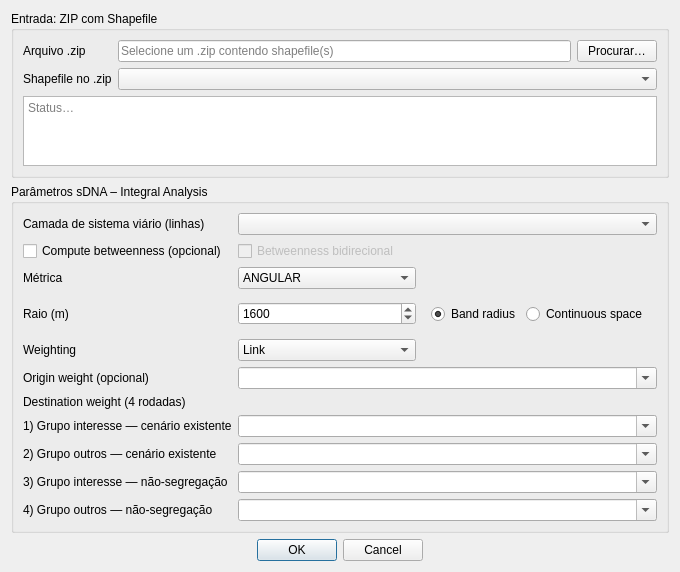
<ui version="4.0">
 <class>ChasmDialogBase</class>
 <widget class="QDialog" name="ChasmDialogBase">
  <property name="geometry">
   <rect>
    <x>0</x><y>0</y><width>680</width><height>560</height>
   </rect>
  </property>
  <property name="windowTitle">
   <string>Chasm Calculator</string>
  </property>

  <layout class="QVBoxLayout" name="verticalLayout">

   <!-- ===== Bloco ZIP ===== -->
   <item>
    <widget class="QGroupBox" name="grpZip">
     <property name="title"><string>Entrada: ZIP com Shapefile</string></property>
     <layout class="QGridLayout" name="gridZip">
      <item row="0" column="0">
       <widget class="QLabel" name="lblZip">
        <property name="text"><string>Arquivo .zip</string></property>
       </widget>
      </item>
      <item row="0" column="1">
       <widget class="QLineEdit" name="leZipPath">
        <property name="placeholderText">
         <string>Selecione um .zip contendo shapefile(s)</string>
        </property>
       </widget>
      </item>
      <item row="0" column="2">
       <widget class="QPushButton" name="btnBrowse">
        <property name="text"><string>Procurar…</string></property>
       </widget>
      </item>

      <item row="1" column="0">
       <widget class="QLabel" name="lblShp">
        <property name="text"><string>Shapefile no .zip</string></property>
       </widget>
      </item>
      <item row="1" column="1" colspan="2">
       <widget class="QComboBox" name="cbShp"/>
      </item>

      <item row="2" column="0" colspan="3">
       <widget class="QPlainTextEdit" name="txtStatus">
        <property name="readOnly"><bool>true</bool></property>
        <property name="placeholderText"><string>Status…</string></property>
        <property name="maximumBlockCount"><number>500</number></property>
        <property name="minimumHeight"><number>70</number></property>
       </widget>
      </item>
     </layout>
    </widget>
   </item>

   <!-- ===== Parâmetros sDNA ===== -->
   <item>
    <widget class="QGroupBox" name="grpSdna">
     <property name="title"><string>Parâmetros sDNA – Integral Analysis</string></property>
     <layout class="QGridLayout" name="gridSdna">

      <!-- (1) Camada da rede -->
      <item row="0" column="0">
       <widget class="QLabel" name="lblNet">
        <property name="text"><string>Camada de sistema viário (linhas)</string></property>
       </widget>
      </item>
      <item row="0" column="1" colspan="2">
       <widget class="QComboBox" name="cbNetworkLayer"/>
      </item>

      <!-- (2) Betweenness -->
      <item row="1" column="0">
       <widget class="QCheckBox" name="chkBetweenness">
        <property name="text"><string>Compute betweenness (opcional)</string></property>
        <property name="checked"><bool>false</bool></property>
       </widget>
      </item>
      <item row="1" column="1" colspan="2">
       <widget class="QCheckBox" name="chkBetweennessBidirectional">
        <property name="text"><string>Betweenness bidirecional</string></property>
        <property name="enabled"><bool>false</bool></property>
        <property name="checked"><bool>false</bool></property>
       </widget>
      </item>

      <!-- (3) Métrica -->
      <item row="2" column="0">
       <widget class="QLabel" name="lblMetric">
        <property name="text"><string>Métrica</string></property>
       </widget>
      </item>
      <item row="2" column="1">
       <widget class="QComboBox" name="cbMetric">
        <item><property name="text"><string>ANGULAR</string></property></item>
        <item><property name="text"><string>EUCLIDEAN</string></property></item>
        <item><property name="text"><string>NORMAL</string></property></item>
       </widget>
      </item>

      <!-- (4) Raio + modo -->
      <item row="3" column="0">
       <widget class="QLabel" name="lblRadius">
        <property name="text"><string>Raio (m)</string></property>
       </widget>
      </item>
      <item row="3" column="1">
       <widget class="QSpinBox" name="spinRadius">
        <property name="minimum"><number>0</number></property>
        <property name="maximum"><number>1000000</number></property>
        <property name="singleStep"><number>100</number></property>
        <property name="value"><number>1600</number></property>
       </widget>
      </item>
      <item row="3" column="2">
       <widget class="QWidget" name="wRadiusMode" native="true">
        <layout class="QHBoxLayout" name="hlRadiusMode">
         <item>
          <widget class="QRadioButton" name="rbBand">
           <property name="text"><string>Band radius</string></property>
           <property name="checked"><bool>true</bool></property>
          </widget>
         </item>
         <item>
          <widget class="QRadioButton" name="rbContinuous">
           <property name="text"><string>Continuous space</string></property>
          </widget>
         </item>
        </layout>
       </widget>
      </item>

      <!-- (5) Weighting -->
      <item row="4" column="0">
       <widget class="QLabel" name="lblWeighting">
        <property name="text"><string>Weighting</string></property>
       </widget>
      </item>
      <item row="4" column="1">
       <widget class="QComboBox" name="cbWeighting">
        <item><property name="text"><string>Link</string></property></item>
        <item><property name="text"><string>Node</string></property></item>
       </widget>
      </item>

      <!-- (6) Origin weight (opcional) -->
      <item row="5" column="0">
       <widget class="QLabel" name="lblOriginW">
        <property name="text"><string>Origin weight (opcional)</string></property>
       </widget>
      </item>
      <item row="5" column="1" colspan="2">
       <widget class="QComboBox" name="cbOriginWeight">
        <property name="editable"><bool>true</bool></property>
       </widget>
      </item>

      <!-- (7) Destination weights – 4 rodadas -->
      <item row="6" column="0" colspan="3">
       <widget class="QLabel" name="lblDestTitle">
        <property name="text"><string>Destination weight (4 rodadas)</string></property>
       </widget>
      </item>

      <item row="7" column="0">
       <widget class="QLabel" name="lblDW1">
        <property name="text"><string>1) Grupo interesse — cenário existente</string></property>
       </widget>
      </item>
      <item row="7" column="1" colspan="2">
       <widget class="QComboBox" name="cbDW1">
        <property name="editable"><bool>true</bool></property>
       </widget>
      </item>

      <item row="8" column="0">
       <widget class="QLabel" name="lblDW2">
        <property name="text"><string>2) Grupo outros — cenário existente</string></property>
       </widget>
      </item>
      <item row="8" column="1" colspan="2">
       <widget class="QComboBox" name="cbDW2">
        <property name="editable"><bool>true</bool></property>
       </widget>
      </item>

      <item row="9" column="0">
       <widget class="QLabel" name="lblDW3">
        <property name="text"><string>3) Grupo interesse — não-segregação</string></property>
       </widget>
      </item>
      <item row="9" column="1" colspan="2">
       <widget class="QComboBox" name="cbDW3">
        <property name="editable"><bool>true</bool></property>
       </widget>
      </item>

      <item row="10" column="0">
       <widget class="QLabel" name="lblDW4">
        <property name="text"><string>4) Grupo outros — não-segregação</string></property>
       </widget>
      </item>
      <item row="10" column="1" colspan="2">
       <widget class="QComboBox" name="cbDW4">
        <property name="editable"><bool>true</bool></property>
       </widget>
      </item>

     </layout>
    </widget>
   </item>

   <!-- Botões OK/Cancelar -->
   <item>
    <widget class="QDialogButtonBox" name="button_box">
     <property name="orientation"><enum>Qt::Horizontal</enum></property>
     <property name="standardButtons">
      <set>QDialogButtonBox::Cancel|QDialogButtonBox::Ok</set>
     </property>
     <property name="centerButtons"><bool>true</bool></property>
    </widget>
   </item>

  </layout>
 </widget>

 <resources/>
 <connections>
  <connection>
   <sender>button_box</sender>
   <signal>accepted()</signal>
   <receiver>ChasmDialogBase</receiver>
   <slot>accept()</slot>
  </connection>
  <connection>
   <sender>button_box</sender>
   <signal>rejected()</signal>
   <receiver>ChasmDialogBase</receiver>
   <slot>reject()</slot>
  </connection>
 </connections>
</ui>
